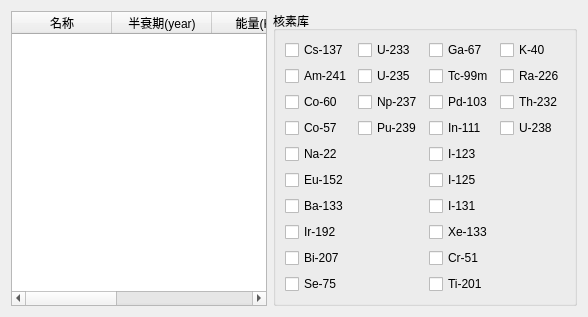
          <widget class="QWidget" name="tab_6">
           <attribute name="title">
            <string>数据库</string>
           </attribute>
           <layout class="QGridLayout" name="gridLayout_8">
            <item row="0" column="2" colspan="2">
             <widget class="QGroupBox" name="groupBox_3">
              <property name="title">
               <string>核素库</string>
              </property>
              <layout class="QGridLayout" name="gridLayout_9">
               <item row="8" column="0">
                <widget class="QCheckBox" name="checkBox_9">
                 <property name="text">
                  <string>Bi-207</string>
                 </property>
                </widget>
               </item>
               <item row="2" column="2">
                <widget class="QCheckBox" name="checkBox_17">
                 <property name="text">
                  <string>Pd-103</string>
                 </property>
                </widget>
               </item>
               <item row="0" column="2">
                <widget class="QCheckBox" name="checkBox_15">
                 <property name="text">
                  <string>Ga-67</string>
                 </property>
                </widget>
               </item>
               <item row="3" column="1">
                <widget class="QCheckBox" name="checkBox_14">
                 <property name="text">
                  <string>Pu-239</string>
                 </property>
                </widget>
               </item>
               <item row="3" column="2">
                <widget class="QCheckBox" name="checkBox_18">
                 <property name="text">
                  <string>In-111</string>
                 </property>
                </widget>
               </item>
               <item row="8" column="2">
                <widget class="QCheckBox" name="checkBox_23">
                 <property name="text">
                  <string>Cr-51</string>
                 </property>
                </widget>
               </item>
               <item row="6" column="2">
                <widget class="QCheckBox" name="checkBox_21">
                 <property name="text">
                  <string>I-131</string>
                 </property>
                </widget>
               </item>
               <item row="7" column="0">
                <widget class="QCheckBox" name="checkBox_8">
                 <property name="text">
                  <string>Ir-192</string>
                 </property>
                </widget>
               </item>
               <item row="7" column="2">
                <widget class="QCheckBox" name="checkBox_22">
                 <property name="text">
                  <string>Xe-133</string>
                 </property>
                </widget>
               </item>
               <item row="2" column="3">
                <widget class="QCheckBox" name="checkBox_27">
                 <property name="text">
                  <string>Th-232</string>
                 </property>
                </widget>
               </item>
               <item row="5" column="2">
                <widget class="QCheckBox" name="checkBox_20">
                 <property name="text">
                  <string>I-125</string>
                 </property>
                </widget>
               </item>
               <item row="3" column="3">
                <widget class="QCheckBox" name="checkBox_28">
                 <property name="text">
                  <string>U-238</string>
                 </property>
                </widget>
               </item>
               <item row="1" column="3">
                <widget class="QCheckBox" name="checkBox_26">
                 <property name="text">
                  <string>Ra-226</string>
                 </property>
                </widget>
               </item>
               <item row="0" column="3">
                <widget class="QCheckBox" name="checkBox_25">
                 <property name="text">
                  <string>K-40</string>
                 </property>
                </widget>
               </item>
               <item row="1" column="1">
                <widget class="QCheckBox" name="checkBox_12">
                 <property name="text">
                  <string>U-235</string>
                 </property>
                </widget>
               </item>
               <item row="0" column="1">
                <widget class="QCheckBox" name="checkBox_11">
                 <property name="text">
                  <string>U-233</string>
                 </property>
                </widget>
               </item>
               <item row="0" column="0">
                <widget class="QCheckBox" name="checkBox_1">
                 <property name="text">
                  <string>Cs-137</string>
                 </property>
                </widget>
               </item>
               <item row="2" column="1">
                <widget class="QCheckBox" name="checkBox_13">
                 <property name="text">
                  <string>Np-237</string>
                 </property>
                </widget>
               </item>
               <item row="1" column="2">
                <widget class="QCheckBox" name="checkBox_16">
                 <property name="text">
                  <string>Tc-99m</string>
                 </property>
                </widget>
               </item>
               <item row="9" column="2">
                <widget class="QCheckBox" name="checkBox_24">
                 <property name="text">
                  <string>Ti-201</string>
                 </property>
                </widget>
               </item>
               <item row="1" column="0">
                <widget class="QCheckBox" name="checkBox_2">
                 <property name="text">
                  <string>Am-241</string>
                 </property>
                </widget>
               </item>
               <item row="4" column="2">
                <widget class="QCheckBox" name="checkBox_19">
                 <property name="text">
                  <string>I-123</string>
                 </property>
                </widget>
               </item>
               <item row="4" column="0">
                <widget class="QCheckBox" name="checkBox_5">
                 <property name="text">
                  <string>Na-22</string>
                 </property>
                </widget>
               </item>
               <item row="6" column="0">
                <widget class="QCheckBox" name="checkBox_7">
                 <property name="text">
                  <string>Ba-133</string>
                 </property>
                </widget>
               </item>
               <item row="3" column="0">
                <widget class="QCheckBox" name="checkBox_4">
                 <property name="text">
                  <string>Co-57</string>
                 </property>
                </widget>
               </item>
               <item row="2" column="0">
                <widget class="QCheckBox" name="checkBox_3">
                 <property name="text">
                  <string>Co-60</string>
                 </property>
                </widget>
               </item>
               <item row="5" column="0">
                <widget class="QCheckBox" name="checkBox_6">
                 <property name="text">
                  <string>Eu-152</string>
                 </property>
                </widget>
               </item>
               <item row="9" column="0">
                <widget class="QCheckBox" name="checkBox_10">
                 <property name="text">
                  <string>Se-75</string>
                 </property>
                </widget>
               </item>
              </layout>
             </widget>
            </item>
            <item row="0" column="0" colspan="2">
             <widget class="QTableWidget" name="tableWidget">
              <column>
               <property name="text">
                <string>名称</string>
               </property>
              </column>
              <column>
               <property name="text">
                <string>半衰期(year)</string>
               </property>
              </column>
              <column>
               <property name="text">
                <string>能量(Kev)</string>
               </property>
              </column>
              <column>
               <property name="text">
                <string>几率(%)</string>
               </property>
              </column>
              <column>
               <property name="text">
                <string>属性</string>
               </property>
              </column>
             </widget>
            </item>
           </layout>
          </widget>
